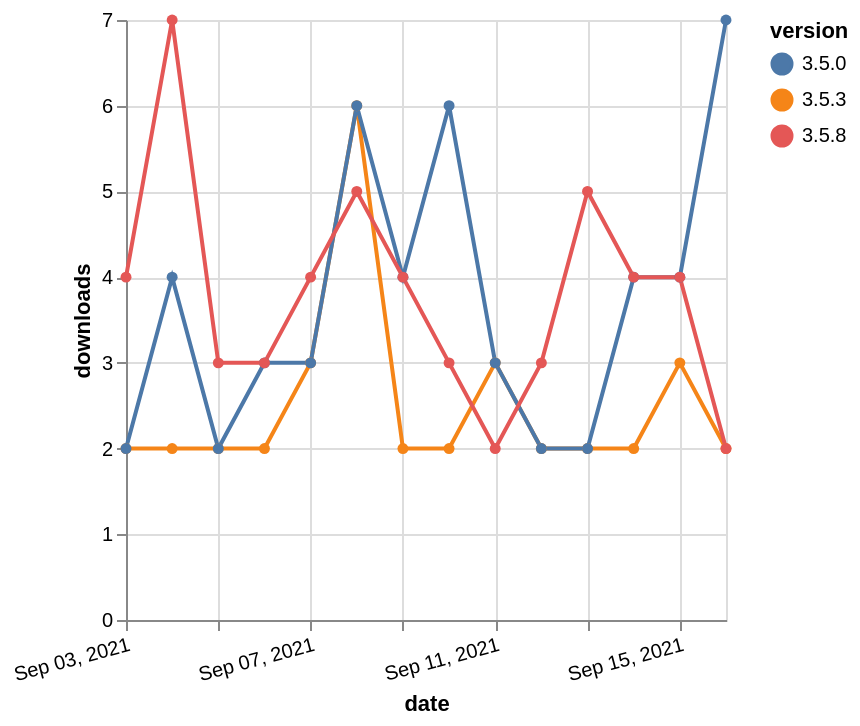

Here is the Vega-Lite specification saved for this chart:
### Vega-Lite specification from a JSON file in a GitHub repository (floating-point values rounded to 4 significant figures)
{"$schema": "https://vega.github.io/schema/vega-lite/v5.json", "description": "A simple bar chart with embedded data.", "data": {"values": [{"date": "2021-09-03", "total": 7408, "delta": 2, "version": "3.5.3"}, {"date": "2021-09-04", "total": 7410, "delta": 2, "version": "3.5.3"}, {"date": "2021-09-05", "total": 7412, "delta": 2, "version": "3.5.3"}, {"date": "2021-09-06", "total": 7414, "delta": 2, "version": "3.5.3"}, {"date": "2021-09-07", "total": 7417, "delta": 3, "version": "3.5.3"}, {"date": "2021-09-08", "total": 7423, "delta": 6, "version": "3.5.3"}, {"date": "2021-09-09", "total": 7425, "delta": 2, "version": "3.5.3"}, {"date": "2021-09-10", "total": 7427, "delta": 2, "version": "3.5.3"}, {"date": "2021-09-11", "total": 7430, "delta": 3, "version": "3.5.3"}, {"date": "2021-09-12", "total": 7432, "delta": 2, "version": "3.5.3"}, {"date": "2021-09-13", "total": 7434, "delta": 2, "version": "3.5.3"}, {"date": "2021-09-14", "total": 7436, "delta": 2, "version": "3.5.3"}, {"date": "2021-09-15", "total": 7439, "delta": 3, "version": "3.5.3"}, {"date": "2021-09-16", "total": 7441, "delta": 2, "version": "3.5.3"}, {"date": "2021-09-03", "total": 15687, "delta": 2, "version": "3.5.0"}, {"date": "2021-09-04", "total": 15691, "delta": 4, "version": "3.5.0"}, {"date": "2021-09-05", "total": 15693, "delta": 2, "version": "3.5.0"}, {"date": "2021-09-06", "total": 15696, "delta": 3, "version": "3.5.0"}, {"date": "2021-09-07", "total": 15699, "delta": 3, "version": "3.5.0"}, {"date": "2021-09-08", "total": 15705, "delta": 6, "version": "3.5.0"}, {"date": "2021-09-09", "total": 15709, "delta": 4, "version": "3.5.0"}, {"date": "2021-09-10", "total": 15715, "delta": 6, "version": "3.5.0"}, {"date": "2021-09-11", "total": 15718, "delta": 3, "version": "3.5.0"}, {"date": "2021-09-12", "total": 15720, "delta": 2, "version": "3.5.0"}, {"date": "2021-09-13", "total": 15722, "delta": 2, "version": "3.5.0"}, {"date": "2021-09-14", "total": 15726, "delta": 4, "version": "3.5.0"}, {"date": "2021-09-15", "total": 15730, "delta": 4, "version": "3.5.0"}, {"date": "2021-09-16", "total": 15737, "delta": 7, "version": "3.5.0"}, {"date": "2021-09-03", "total": 3021, "delta": 4, "version": "3.5.8"}, {"date": "2021-09-04", "total": 3028, "delta": 7, "version": "3.5.8"}, {"date": "2021-09-05", "total": 3031, "delta": 3, "version": "3.5.8"}, {"date": "2021-09-06", "total": 3034, "delta": 3, "version": "3.5.8"}, {"date": "2021-09-07", "total": 3038, "delta": 4, "version": "3.5.8"}, {"date": "2021-09-08", "total": 3043, "delta": 5, "version": "3.5.8"}, {"date": "2021-09-09", "total": 3047, "delta": 4, "version": "3.5.8"}, {"date": "2021-09-10", "total": 3050, "delta": 3, "version": "3.5.8"}, {"date": "2021-09-11", "total": 3052, "delta": 2, "version": "3.5.8"}, {"date": "2021-09-12", "total": 3055, "delta": 3, "version": "3.5.8"}, {"date": "2021-09-13", "total": 3060, "delta": 5, "version": "3.5.8"}, {"date": "2021-09-14", "total": 3064, "delta": 4, "version": "3.5.8"}, {"date": "2021-09-15", "total": 3068, "delta": 4, "version": "3.5.8"}, {"date": "2021-09-16", "total": 3070, "delta": 2, "version": "3.5.8"}]}, "width": "container", "mark": {"type": "line", "point": {"filled": true}}, "encoding": {"x": {"field": "date", "type": "temporal", "timeUnit": "yearmonthdate", "title": "date", "axis": {"labelAngle": -15}}, "y": {"field": "delta", "type": "quantitative", "title": "downloads"}, "color": {"field": "version", "type": "nominal"}, "tooltip": {"field": "delta"}}}
